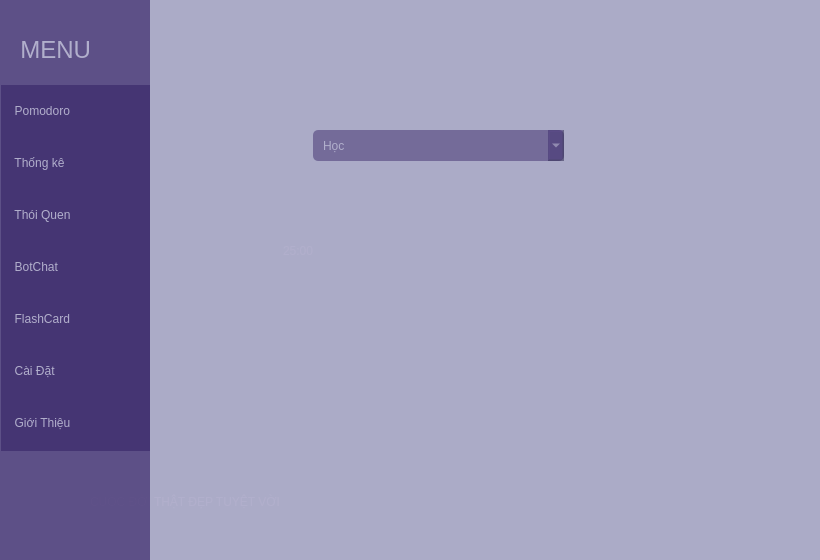
<?xml version="1.0" encoding="UTF-8"?>
<ui version="4.0">
 <class>Studious</class>
 <widget class="QMainWindow" name="Studious">
  <property name="geometry">
   <rect>
    <x>0</x>
    <y>0</y>
    <width>820</width>
    <height>560</height>
   </rect>
  </property>
  <property name="sizePolicy">
   <sizepolicy hsizetype="Fixed" vsizetype="Fixed">
    <horstretch>0</horstretch>
    <verstretch>0</verstretch>
   </sizepolicy>
  </property>
  <property name="minimumSize">
   <size>
    <width>820</width>
    <height>560</height>
   </size>
  </property>
  <property name="maximumSize">
   <size>
    <width>820</width>
    <height>560</height>
   </size>
  </property>
  <property name="windowTitle">
   <string>Studious</string>
  </property>
  <property name="windowIcon">
   <iconset>
    <normaloff>assert/logo.png</normaloff>assert/logo.png</iconset>
  </property>
  <widget class="QWidget" name="centralwidget">
   <property name="sizePolicy">
    <sizepolicy hsizetype="Fixed" vsizetype="Fixed">
     <horstretch>0</horstretch>
     <verstretch>0</verstretch>
    </sizepolicy>
   </property>
   <property name="minimumSize">
    <size>
     <width>820</width>
     <height>560</height>
    </size>
   </property>
   <property name="maximumSize">
    <size>
     <width>820</width>
     <height>560</height>
    </size>
   </property>
   <widget class="QWidget" name="wg_leftBar" native="true">
    <property name="geometry">
     <rect>
      <x>0</x>
      <y>0</y>
      <width>150</width>
      <height>561</height>
     </rect>
    </property>
    <property name="minimumSize">
     <size>
      <width>0</width>
      <height>0</height>
     </size>
    </property>
    <property name="maximumSize">
     <size>
      <width>16777215</width>
      <height>16777215</height>
     </size>
    </property>
    <property name="styleSheet">
     <string notr="true">* {
	background-color: rgba(52, 22, 85, 70%);
	color: rgb(249, 245, 246);
}
QPushButton{
	background-color: transparent;
	background: none;
	font: 18pt &quot;Arial&quot;;
	border: 0px;
	text-align: left;
	padding: 2px 7px;
}
QPushButton:hover{
	background-color: rgba(52, 22, 85, 100%);
}</string>
    </property>
    <widget class="QPushButton" name="btn_lB_menu">
     <property name="geometry">
      <rect>
       <x>0</x>
       <y>30</y>
       <width>161</width>
       <height>40</height>
      </rect>
     </property>
     <property name="minimumSize">
      <size>
       <width>0</width>
       <height>0</height>
      </size>
     </property>
     <property name="maximumSize">
      <size>
       <width>16777215</width>
       <height>16777215</height>
      </size>
     </property>
     <property name="font">
      <font>
       <family>Arial</family>
       <pointsize>18</pointsize>
       <weight>50</weight>
       <italic>false</italic>
       <bold>false</bold>
      </font>
     </property>
     <property name="styleSheet">
      <string notr="true"/>
     </property>
     <property name="text">
      <string>  MENU</string>
     </property>
     <property name="icon">
      <iconset>
       <normaloff>assert/menu.png</normaloff>assert/menu.png</iconset>
     </property>
     <property name="iconSize">
      <size>
       <width>32</width>
       <height>32</height>
      </size>
     </property>
     <property name="checkable">
      <bool>false</bool>
     </property>
    </widget>
    <widget class="QWidget" name="layoutWidget">
     <property name="geometry">
      <rect>
       <x>1</x>
       <y>85</y>
       <width>151</width>
       <height>366</height>
      </rect>
     </property>
     <layout class="QVBoxLayout" name="layout_leftBar">
      <item>
       <widget class="QPushButton" name="btn_lB_1">
        <property name="minimumSize">
         <size>
          <width>0</width>
          <height>40</height>
         </size>
        </property>
        <property name="styleSheet">
         <string notr="true"/>
        </property>
        <property name="text">
         <string>  Pomodoro</string>
        </property>
        <property name="icon">
         <iconset>
          <normaloff>assert/pomodoro.png</normaloff>assert/pomodoro.png</iconset>
        </property>
        <property name="iconSize">
         <size>
          <width>32</width>
          <height>32</height>
         </size>
        </property>
       </widget>
      </item>
      <item>
       <widget class="QPushButton" name="btn_lB_2">
        <property name="minimumSize">
         <size>
          <width>0</width>
          <height>40</height>
         </size>
        </property>
        <property name="styleSheet">
         <string notr="true"/>
        </property>
        <property name="text">
         <string>  Thống kê</string>
        </property>
        <property name="icon">
         <iconset>
          <normaloff>assert/chart.png</normaloff>assert/chart.png</iconset>
        </property>
        <property name="iconSize">
         <size>
          <width>32</width>
          <height>32</height>
         </size>
        </property>
       </widget>
      </item>
      <item>
       <widget class="QPushButton" name="btn_lB_3">
        <property name="minimumSize">
         <size>
          <width>0</width>
          <height>40</height>
         </size>
        </property>
        <property name="styleSheet">
         <string notr="true"/>
        </property>
        <property name="text">
         <string>  Thói Quen</string>
        </property>
        <property name="icon">
         <iconset>
          <normaloff>assert/habit.png</normaloff>assert/habit.png</iconset>
        </property>
        <property name="iconSize">
         <size>
          <width>32</width>
          <height>32</height>
         </size>
        </property>
       </widget>
      </item>
      <item>
       <widget class="QPushButton" name="btn_lB_4">
        <property name="minimumSize">
         <size>
          <width>0</width>
          <height>40</height>
         </size>
        </property>
        <property name="styleSheet">
         <string notr="true"/>
        </property>
        <property name="text">
         <string>  BotChat</string>
        </property>
        <property name="icon">
         <iconset>
          <normaloff>assert/botchat.png</normaloff>assert/botchat.png</iconset>
        </property>
        <property name="iconSize">
         <size>
          <width>32</width>
          <height>32</height>
         </size>
        </property>
       </widget>
      </item>
      <item>
       <widget class="QPushButton" name="btn_lB_5">
        <property name="minimumSize">
         <size>
          <width>0</width>
          <height>40</height>
         </size>
        </property>
        <property name="styleSheet">
         <string notr="true"/>
        </property>
        <property name="text">
         <string>  FlashCard</string>
        </property>
        <property name="icon">
         <iconset>
          <normaloff>assert/card.png</normaloff>assert/card.png</iconset>
        </property>
        <property name="iconSize">
         <size>
          <width>32</width>
          <height>32</height>
         </size>
        </property>
       </widget>
      </item>
      <item>
       <widget class="QPushButton" name="btn_lB_6">
        <property name="minimumSize">
         <size>
          <width>0</width>
          <height>40</height>
         </size>
        </property>
        <property name="maximumSize">
         <size>
          <width>16777215</width>
          <height>16777215</height>
         </size>
        </property>
        <property name="styleSheet">
         <string notr="true"/>
        </property>
        <property name="text">
         <string>  Cài Đặt</string>
        </property>
        <property name="icon">
         <iconset>
          <normaloff>assert/settings.png</normaloff>assert/settings.png</iconset>
        </property>
        <property name="iconSize">
         <size>
          <width>32</width>
          <height>32</height>
         </size>
        </property>
       </widget>
      </item>
      <item>
       <widget class="QPushButton" name="btn_lB_7">
        <property name="minimumSize">
         <size>
          <width>0</width>
          <height>40</height>
         </size>
        </property>
        <property name="styleSheet">
         <string notr="true"/>
        </property>
        <property name="text">
         <string>  Giới Thiệu</string>
        </property>
        <property name="icon">
         <iconset>
          <normaloff>assert/about.png</normaloff>assert/about.png</iconset>
        </property>
        <property name="iconSize">
         <size>
          <width>32</width>
          <height>32</height>
         </size>
        </property>
       </widget>
      </item>
     </layout>
    </widget>
   </widget>
   <widget class="QStackedWidget" name="sW_main">
    <property name="geometry">
     <rect>
      <x>40</x>
      <y>0</y>
      <width>781</width>
      <height>561</height>
     </rect>
    </property>
    <property name="styleSheet">
     <string notr="true">* {
	background-color: transparent;
	color: rgb(249, 245, 246);
	font: 18pt &quot;Arial&quot;;
}
QToolButton{
	border: 0px;
}
QComboBox{
	background-color: rgba(52, 22, 85, 50%);
	border-radius: 5px;
	padding: 5px;
	padding-left: 10px;
	color: rgb(249, 245, 246);
	font: 14pt &quot;Arial&quot;;
}
QComboBox::drop-down {
	subcontrol-origin: padding;
	subcontrol-position: top right;
	width: 25px; 
	border-left-width: 3px;
	border-top-right-radius: 3px;
	border-bottom-right-radius: 3px;	
	background-image: url(assert/drop-down-24);
	background-position: center;
	background-repeat: no-reperat;
 }
QComboBox QAbstractItemView {
	color: rgb(255, 121, 198);	
	background-color: rgb(33, 37, 43);
	padding: 10px;
	selection-background-color: rgb(39, 44, 54);
}</string>
    </property>
    <property name="currentIndex">
     <number>0</number>
    </property>
    <widget class="QWidget" name="page_m_pom">
     <property name="styleSheet">
      <string notr="true">QLabel{
	font: 72pt &quot;Arial&quot;;
	qproperty-alignment: 'AlignCenter';
	qproperty-margin: auto;
}</string>
     </property>
     <widget class="QLabel" name="lb_m_time">
      <property name="geometry">
       <rect>
        <x>243</x>
        <y>180</y>
        <width>311</width>
        <height>141</height>
       </rect>
      </property>
      <property name="layoutDirection">
       <enum>Qt::LeftToRight</enum>
      </property>
      <property name="styleSheet">
       <string notr="true">color: rgb(249, 245, 246);</string>
      </property>
      <property name="text">
       <string>25:00</string>
      </property>
     </widget>
     <widget class="QToolButton" name="btn_m_audio">
      <property name="geometry">
       <rect>
        <x>710</x>
        <y>30</y>
        <width>51</width>
        <height>51</height>
       </rect>
      </property>
      <property name="styleSheet">
       <string notr="true"/>
      </property>
      <property name="text">
       <string/>
      </property>
      <property name="icon">
       <iconset>
        <normaloff>assert/audio-on.png</normaloff>assert/audio-on.png</iconset>
      </property>
      <property name="iconSize">
       <size>
        <width>50</width>
        <height>50</height>
       </size>
      </property>
     </widget>
     <widget class="QLabel" name="lb_m_quote">
      <property name="geometry">
       <rect>
        <x>40</x>
        <y>442</y>
        <width>662</width>
        <height>120</height>
       </rect>
      </property>
      <property name="styleSheet">
       <string notr="true">font: 16pt &quot;Arial&quot;;
color: rgb(249, 245, 246);
padding: 2px 7px;</string>
      </property>
      <property name="text">
       <string>CUỘC ĐỜI THẬT ĐẸP TUYỆT VỜI</string>
      </property>
      <property name="wordWrap">
       <bool>true</bool>
      </property>
     </widget>
     <widget class="QToolButton" name="btn_m_pin">
      <property name="geometry">
       <rect>
        <x>650</x>
        <y>30</y>
        <width>51</width>
        <height>51</height>
       </rect>
      </property>
      <property name="text">
       <string/>
      </property>
      <property name="icon">
       <iconset>
        <normaloff>assert/pin.png</normaloff>assert/pin.png</iconset>
      </property>
      <property name="iconSize">
       <size>
        <width>50</width>
        <height>50</height>
       </size>
      </property>
     </widget>
     <widget class="QToolButton" name="btn_m_fs">
      <property name="geometry">
       <rect>
        <x>700</x>
        <y>490</y>
        <width>51</width>
        <height>51</height>
       </rect>
      </property>
      <property name="styleSheet">
       <string notr="true"/>
      </property>
      <property name="text">
       <string/>
      </property>
      <property name="icon">
       <iconset>
        <normaloff>assert/fs.png</normaloff>assert/fs.png</iconset>
      </property>
      <property name="iconSize">
       <size>
        <width>50</width>
        <height>50</height>
       </size>
      </property>
     </widget>
     <widget class="QWidget" name="horizontalLayoutWidget">
      <property name="geometry">
       <rect>
        <x>320</x>
        <y>330</y>
        <width>160</width>
        <height>71</height>
       </rect>
      </property>
      <layout class="QHBoxLayout" name="horizontalLayout">
       <item>
        <widget class="QToolButton" name="btn_m_startstop">
         <property name="maximumSize">
          <size>
           <width>51</width>
           <height>51</height>
          </size>
         </property>
         <property name="styleSheet">
          <string notr="true"/>
         </property>
         <property name="text">
          <string/>
         </property>
         <property name="icon">
          <iconset>
           <normaloff>assert/start.png</normaloff>assert/start.png</iconset>
         </property>
         <property name="iconSize">
          <size>
           <width>50</width>
           <height>50</height>
          </size>
         </property>
        </widget>
       </item>
       <item>
        <widget class="QToolButton" name="btn_m_next">
         <property name="maximumSize">
          <size>
           <width>51</width>
           <height>51</height>
          </size>
         </property>
         <property name="styleSheet">
          <string notr="true"/>
         </property>
         <property name="text">
          <string/>
         </property>
         <property name="icon">
          <iconset>
           <normaloff>assert/next.png</normaloff>assert/next.png</iconset>
         </property>
         <property name="iconSize">
          <size>
           <width>50</width>
           <height>50</height>
          </size>
         </property>
        </widget>
       </item>
      </layout>
     </widget>
     <widget class="QComboBox" name="cB_m_task">
      <property name="geometry">
       <rect>
        <x>273</x>
        <y>130</y>
        <width>251</width>
        <height>31</height>
       </rect>
      </property>
      <property name="styleSheet">
       <string notr="true"/>
      </property>
      <item>
       <property name="text">
        <string>Học</string>
       </property>
      </item>
      <item>
       <property name="text">
        <string>Làm việc</string>
       </property>
      </item>
     </widget>
    </widget>
    <widget class="QWidget" name="page_m_2">
     <property name="styleSheet">
      <string notr="true">* {
	font: 18pt &quot;Arial&quot;;
	border: 0px;
}
QPushButton{
    background-color: rgba(52, 22, 85, 70%);
    color: rgb(249, 245, 246);
    font: 14pt &quot;Arial&quot;;
    border-radius: 5px;
    text-align: left;
    padding: 2px 7px;
}
QPushButton:hover{
    background-color: rgba(52, 22, 85, 100%);
}</string>
     </property>
     <widget class="QWidget" name="columnChart" native="true">
      <property name="geometry">
       <rect>
        <x>20</x>
        <y>90</y>
        <width>412</width>
        <height>392</height>
       </rect>
      </property>
      <property name="minimumSize">
       <size>
        <width>412</width>
        <height>392</height>
       </size>
      </property>
      <layout class="QVBoxLayout" name="verticalLayout_2">
       <property name="spacing">
        <number>0</number>
       </property>
       <property name="leftMargin">
        <number>0</number>
       </property>
       <property name="topMargin">
        <number>0</number>
       </property>
       <property name="rightMargin">
        <number>0</number>
       </property>
       <property name="bottomMargin">
        <number>0</number>
       </property>
      </layout>
     </widget>
     <widget class="QWidget" name="pieChart" native="true">
      <property name="geometry">
       <rect>
        <x>439</x>
        <y>89</y>
        <width>331</width>
        <height>392</height>
       </rect>
      </property>
      <property name="minimumSize">
       <size>
        <width>331</width>
        <height>392</height>
       </size>
      </property>
      <layout class="QVBoxLayout" name="verticalLayout">
       <property name="spacing">
        <number>0</number>
       </property>
       <property name="leftMargin">
        <number>0</number>
       </property>
       <property name="topMargin">
        <number>0</number>
       </property>
       <property name="rightMargin">
        <number>0</number>
       </property>
       <property name="bottomMargin">
        <number>0</number>
       </property>
      </layout>
     </widget>
     <widget class="QPushButton" name="btn_m_delChart">
      <property name="geometry">
       <rect>
        <x>650</x>
        <y>29</y>
        <width>112</width>
        <height>32</height>
       </rect>
      </property>
      <property name="minimumSize">
       <size>
        <width>0</width>
        <height>32</height>
       </size>
      </property>
      <property name="styleSheet">
       <string notr="true"/>
      </property>
      <property name="text">
       <string>Xoá dữ liệu</string>
      </property>
      <property name="icon">
       <iconset>
        <normaloff>assert/del.png</normaloff>assert/del.png</iconset>
      </property>
      <property name="iconSize">
       <size>
        <width>23</width>
        <height>23</height>
       </size>
      </property>
     </widget>
     <widget class="QLabel" name="label">
      <property name="geometry">
       <rect>
        <x>180</x>
        <y>500</y>
        <width>461</width>
        <height>41</height>
       </rect>
      </property>
      <property name="styleSheet">
       <string notr="true">color: rgb(249, 245, 246);
font: 18pt &quot;Arial&quot;;</string>
      </property>
      <property name="text">
       <string>Bạn đã sử dụng Pomodoro 1 giờ ngày hôm nay</string>
      </property>
     </widget>
     <widget class="QComboBox" name="cB_chooseDate">
      <property name="geometry">
       <rect>
        <x>160</x>
        <y>30</y>
        <width>171</width>
        <height>31</height>
       </rect>
      </property>
      <property name="styleSheet">
       <string notr="true"/>
      </property>
      <item>
       <property name="text">
        <string>3 ngày</string>
       </property>
      </item>
      <item>
       <property name="text">
        <string>7 ngày</string>
       </property>
      </item>
      <item>
       <property name="text">
        <string>30 ngày</string>
       </property>
      </item>
      <item>
       <property name="text">
        <string>90 ngày</string>
       </property>
      </item>
      <item>
       <property name="text">
        <string>365 ngày</string>
       </property>
      </item>
      <item>
       <property name="text">
        <string>1 ngày</string>
       </property>
      </item>
     </widget>
     <zorder>btn_m_delChart</zorder>
     <zorder>label</zorder>
     <zorder>cB_chooseDate</zorder>
     <zorder>pieChart</zorder>
     <zorder>columnChart</zorder>
    </widget>
    <widget class="QWidget" name="page_m_3">
     <widget class="QTableWidget" name="tableWidget">
      <property name="geometry">
       <rect>
        <x>60</x>
        <y>70</y>
        <width>641</width>
        <height>261</height>
       </rect>
      </property>
      <property name="styleSheet">
       <string notr="true"/>
      </property>
      <attribute name="horizontalHeaderDefaultSectionSize">
       <number>350</number>
      </attribute>
      <attribute name="horizontalHeaderShowSortIndicator" stdset="0">
       <bool>true</bool>
      </attribute>
      <attribute name="horizontalHeaderStretchLastSection">
       <bool>true</bool>
      </attribute>
      <row>
       <property name="text">
        <string>1</string>
       </property>
      </row>
      <row>
       <property name="text">
        <string>2</string>
       </property>
      </row>
      <row>
       <property name="text">
        <string>3</string>
       </property>
      </row>
      <row>
       <property name="text">
        <string>4</string>
       </property>
      </row>
      <row>
       <property name="text">
        <string>5</string>
       </property>
      </row>
      <row>
       <property name="text">
        <string>6</string>
       </property>
      </row>
      <row>
       <property name="text">
        <string>7</string>
       </property>
      </row>
      <column>
       <property name="text">
        <string>Việc phải làm</string>
       </property>
      </column>
      <column>
       <property name="text">
        <string>Trạng thái</string>
       </property>
      </column>
     </widget>
     <widget class="QLabel" name="label_2">
      <property name="geometry">
       <rect>
        <x>160</x>
        <y>30</y>
        <width>211</width>
        <height>21</height>
       </rect>
      </property>
      <property name="text">
       <string>Thứ 2, ngày 20/08/2023</string>
      </property>
     </widget>
     <widget class="QTextBrowser" name="textBrowser">
      <property name="geometry">
       <rect>
        <x>70</x>
        <y>371</y>
        <width>621</width>
        <height>231</height>
       </rect>
      </property>
     </widget>
    </widget>
    <widget class="QWidget" name="page_m_4"/>
    <widget class="QWidget" name="page_m_5"/>
    <widget class="QWidget" name="page_m_6">
     <widget class="QLabel" name="label_3">
      <property name="geometry">
       <rect>
        <x>140</x>
        <y>50</y>
        <width>161</width>
        <height>61</height>
       </rect>
      </property>
      <property name="styleSheet">
       <string notr="true">font: 48pt;</string>
      </property>
      <property name="text">
       <string>Cài đặt</string>
      </property>
     </widget>
     <widget class="QComboBox" name="comboBox">
      <property name="geometry">
       <rect>
        <x>370</x>
        <y>140</y>
        <width>191</width>
        <height>41</height>
       </rect>
      </property>
      <property name="styleSheet">
       <string notr="true">font: 24pt;</string>
      </property>
      <item>
       <property name="text">
        <string>Baroque</string>
       </property>
      </item>
      <item>
       <property name="text">
        <string>Classical</string>
       </property>
      </item>
      <item>
       <property name="text">
        <string>Melody</string>
       </property>
      </item>
     </widget>
     <widget class="QLabel" name="label_4">
      <property name="geometry">
       <rect>
        <x>180</x>
        <y>130</y>
        <width>151</width>
        <height>61</height>
       </rect>
      </property>
      <property name="styleSheet">
       <string notr="true">font: 24pt;</string>
      </property>
      <property name="text">
       <string>Thể loại nhạc</string>
      </property>
     </widget>
     <widget class="QCheckBox" name="checkBox">
      <property name="geometry">
       <rect>
        <x>180</x>
        <y>200</y>
        <width>341</width>
        <height>51</height>
       </rect>
      </property>
      <property name="styleSheet">
       <string notr="true">font: 24pt;</string>
      </property>
      <property name="text">
       <string>Tự khởi động cùng hệ thống</string>
      </property>
     </widget>
     <widget class="QCheckBox" name="checkBox_2">
      <property name="geometry">
       <rect>
        <x>180</x>
        <y>270</y>
        <width>391</width>
        <height>51</height>
       </rect>
      </property>
      <property name="styleSheet">
       <string notr="true">font: 24pt;</string>
      </property>
      <property name="text">
       <string>Thông báo nghỉ ngơi trước 5 phút</string>
      </property>
     </widget>
     <widget class="QCheckBox" name="checkBox_3">
      <property name="geometry">
       <rect>
        <x>180</x>
        <y>350</y>
        <width>391</width>
        <height>51</height>
       </rect>
      </property>
      <property name="styleSheet">
       <string notr="true">font: 24pt;</string>
      </property>
      <property name="text">
       <string>Tự bắt đầu phiên tiếp</string>
      </property>
     </widget>
     <widget class="QCheckBox" name="checkBox_4">
      <property name="geometry">
       <rect>
        <x>180</x>
        <y>420</y>
        <width>391</width>
        <height>50</height>
       </rect>
      </property>
      <property name="styleSheet">
       <string notr="true">font: 24pt;</string>
      </property>
      <property name="text">
       <string>Nhấn Space để bắt đầu phiên tiếp</string>
      </property>
     </widget>
    </widget>
    <widget class="QWidget" name="page_m_7"/>
   </widget>
   <widget class="QLabel" name="Background">
    <property name="enabled">
     <bool>true</bool>
    </property>
    <property name="geometry">
     <rect>
      <x>0</x>
      <y>0</y>
      <width>820</width>
      <height>560</height>
     </rect>
    </property>
    <property name="sizePolicy">
     <sizepolicy hsizetype="Fixed" vsizetype="Fixed">
      <horstretch>0</horstretch>
      <verstretch>0</verstretch>
     </sizepolicy>
    </property>
    <property name="minimumSize">
     <size>
      <width>820</width>
      <height>560</height>
     </size>
    </property>
    <property name="maximumSize">
     <size>
      <width>820</width>
      <height>560</height>
     </size>
    </property>
    <property name="focusPolicy">
     <enum>Qt::NoFocus</enum>
    </property>
    <property name="contextMenuPolicy">
     <enum>Qt::NoContextMenu</enum>
    </property>
    <property name="autoFillBackground">
     <bool>false</bool>
    </property>
    <property name="styleSheet">
     <string notr="true">border-image: url(assert/background.jpg);</string>
    </property>
    <property name="frameShape">
     <enum>QFrame::NoFrame</enum>
    </property>
    <property name="frameShadow">
     <enum>QFrame::Plain</enum>
    </property>
    <property name="lineWidth">
     <number>0</number>
    </property>
    <property name="text">
     <string/>
    </property>
    <property name="scaledContents">
     <bool>true</bool>
    </property>
    <property name="alignment">
     <set>Qt::AlignLeading|Qt::AlignLeft|Qt::AlignVCenter</set>
    </property>
   </widget>
   <widget class="QPushButton" name="pushButton">
    <property name="geometry">
     <rect>
      <x>0</x>
      <y>0</y>
      <width>820</width>
      <height>560</height>
     </rect>
    </property>
    <property name="styleSheet">
     <string notr="true">background-color: rgba(70, 69, 140, 40%);
border: 0px;</string>
    </property>
    <property name="text">
     <string/>
    </property>
   </widget>
   <zorder>Background</zorder>
   <zorder>sW_main</zorder>
   <zorder>wg_leftBar</zorder>
   <zorder>pushButton</zorder>
  </widget>
 </widget>
 <resources/>
 <connections/>
</ui>
